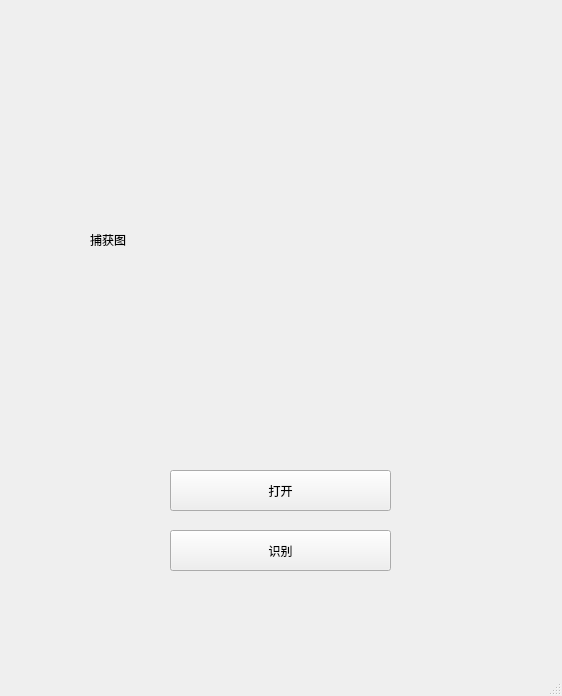
<?xml version="1.0" encoding="UTF-8"?>
<ui version="4.0">
 <class>MainWindow</class>
 <widget class="QMainWindow" name="MainWindow">
  <property name="geometry">
   <rect>
    <x>0</x>
    <y>0</y>
    <width>562</width>
    <height>696</height>
   </rect>
  </property>
  <property name="windowTitle">
   <string>MainWindow</string>
  </property>
  <widget class="QWidget" name="centralwidget">
   <widget class="QPushButton" name="btnReadImage">
    <property name="geometry">
     <rect>
      <x>170</x>
      <y>470</y>
      <width>221</width>
      <height>41</height>
     </rect>
    </property>
    <property name="text">
     <string>打开</string>
    </property>
   </widget>
   <widget class="QLabel" name="labelCapture">
    <property name="geometry">
     <rect>
      <x>90</x>
      <y>40</y>
      <width>400</width>
      <height>400</height>
     </rect>
    </property>
    <property name="text">
     <string>捕获图</string>
    </property>
   </widget>
   <widget class="QPushButton" name="btnIdentify">
    <property name="geometry">
     <rect>
      <x>170</x>
      <y>530</y>
      <width>221</width>
      <height>41</height>
     </rect>
    </property>
    <property name="text">
     <string>识别</string>
    </property>
   </widget>
   <widget class="QLabel" name="resultDisplay">
    <property name="geometry">
     <rect>
      <x>170</x>
      <y>590</y>
      <width>221</width>
      <height>31</height>
     </rect>
    </property>
    <property name="text">
     <string/>
    </property>
    <property name="wordWrap">
     <bool>false</bool>
    </property>
   </widget>
  </widget>
  <widget class="QMenuBar" name="menubar">
   <property name="geometry">
    <rect>
     <x>0</x>
     <y>0</y>
     <width>562</width>
     <height>23</height>
    </rect>
   </property>
  </widget>
  <widget class="QStatusBar" name="statusbar"/>
 </widget>
 <resources/>
 <connections>
  <connection>
   <sender>btnReadImage</sender>
   <signal>clicked()</signal>
   <receiver>MainWindow</receiver>
   <slot>btnReadImage_Clicked()</slot>
   <hints>
    <hint type="sourcelabel">
     <x>218</x>
     <y>533</y>
    </hint>
    <hint type="destinationlabel">
     <x>411</x>
     <y>34</y>
    </hint>
   </hints>
  </connection>
  <connection>
   <sender>btnIdentify</sender>
   <signal>clicked()</signal>
   <receiver>MainWindow</receiver>
   <slot>btnIdentify_Clicked()</slot>
   <hints>
    <hint type="sourcelabel">
     <x>221</x>
     <y>575</y>
    </hint>
    <hint type="destinationlabel">
     <x>499</x>
     <y>542</y>
    </hint>
   </hints>
  </connection>
 </connections>
 <slots>
  <slot>btnOpenCamera_Clicked()</slot>
  <slot>btnCapture_Clicked()</slot>
  <slot>btnReadImage_Clicked()</slot>
  <slot>btnGray_Clicked()</slot>
  <slot>btnThreshold_Clicked()</slot>
  <slot>btnIdentify_Clicked()</slot>
 </slots>
</ui>
